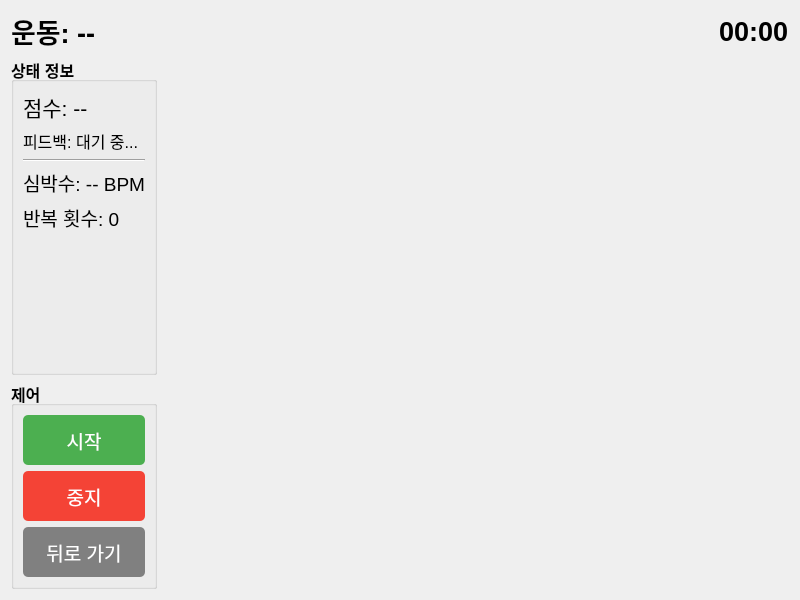
<?xml version="1.0" encoding="UTF-8"?>
<ui version="4.0">
 <class>WorkoutPage</class>
 <widget class="QWidget" name="WorkoutPage">
  <property name="geometry">
   <rect>
    <x>0</x>
    <y>0</y>
    <width>800</width>
    <height>600</height>
   </rect>
  </property>
  <property name="windowTitle">
   <string>운동 중</string>
  </property>
  <layout class="QVBoxLayout" name="verticalLayout_main">
   <item>
    <layout class="QHBoxLayout" name="horizontalLayout_header">
     <item>
      <widget class="QLabel" name="exerciseTitleLabel">
       <property name="text">
        <string>운동: --</string>
       </property>
       <property name="font">
        <font>
         <pointsize>20</pointsize>
         <weight>75</weight>
         <bold>true</bold>
        </font>
       </property>
      </widget>
     </item>
     <item>
      <spacer name="horizontalSpacer_header">
       <property name="orientation">
        <enum>Qt::Horizontal</enum>
       </property>
       <property name="sizeHint" stdset="0">
        <size>
         <width>40</width>
         <height>20</height>
        </size>
       </property>
      </spacer>
     </item>
     <item>
      <widget class="QLabel" name="timerLabel">
       <property name="text">
        <string>00:00</string>
       </property>
       <property name="font">
        <font>
         <pointsize>20</pointsize>
         <weight>75</weight>
         <bold>true</bold>
        </font>
       </property>
      </widget>
     </item>
    </layout>
   </item>
   <item>
    <layout class="QHBoxLayout" name="horizontalLayout_content">
     <item>
      <layout class="QVBoxLayout" name="verticalLayout_left">
       <item>
        <widget class="QGroupBox" name="statusGroupBox">
         <property name="title">
          <string>상태 정보</string>
         </property>
         <property name="font">
          <font>
           <pointsize>12</pointsize>
           <weight>75</weight>
           <bold>true</bold>
          </font>
         </property>
         <layout class="QVBoxLayout" name="verticalLayout_status">
          <item>
           <widget class="QLabel" name="scoreLabel">
            <property name="text">
             <string>점수: --</string>
            </property>
            <property name="font">
             <font>
              <pointsize>16</pointsize>
              <weight>50</weight>
              <bold>false</bold>
             </font>
            </property>
           </widget>
          </item>
          <item>
           <widget class="QLabel" name="feedbackLabel">
            <property name="text">
             <string>피드백: 대기 중...</string>
            </property>
            <property name="wordWrap">
             <bool>true</bool>
            </property>
            <property name="font">
             <font>
              <pointsize>12</pointsize>
              <weight>50</weight>
              <bold>false</bold>
             </font>
            </property>
           </widget>
          </item>
          <item>
           <widget class="Line" name="line">
            <property name="orientation">
             <enum>Qt::Horizontal</enum>
            </property>
           </widget>
          </item>
          <item>
           <widget class="QLabel" name="heartRateLabel">
            <property name="text">
             <string>심박수: -- BPM</string>
            </property>
            <property name="font">
             <font>
              <pointsize>14</pointsize>
              <weight>50</weight>
              <bold>false</bold>
             </font>
            </property>
           </widget>
          </item>
          <item>
           <widget class="QLabel" name="repCountLabel">
            <property name="text">
             <string>반복 횟수: 0</string>
            </property>
            <property name="font">
             <font>
              <pointsize>14</pointsize>
              <weight>50</weight>
              <bold>false</bold>
             </font>
            </property>
           </widget>
          </item>
          <item>
           <spacer name="verticalSpacer_status">
            <property name="orientation">
             <enum>Qt::Vertical</enum>
            </property>
            <property name="sizeHint" stdset="0">
             <size>
              <width>20</width>
              <height>40</height>
             </size>
            </property>
           </spacer>
          </item>
         </layout>
        </widget>
       </item>
       <item>
        <widget class="QGroupBox" name="controlGroupBox">
         <property name="title">
          <string>제어</string>
         </property>
         <property name="font">
          <font>
           <pointsize>12</pointsize>
           <weight>75</weight>
           <bold>true</bold>
          </font>
         </property>
         <layout class="QVBoxLayout" name="verticalLayout_control">
          <item>
           <widget class="QPushButton" name="startButton">
            <property name="minimumSize">
             <size>
              <width>0</width>
              <height>50</height>
             </size>
            </property>
            <property name="text">
             <string>시작</string>
            </property>
            <property name="font">
             <font>
              <pointsize>14</pointsize>
              <weight>50</weight>
              <bold>false</bold>
             </font>
            </property>
            <property name="styleSheet">
             <string notr="true">background-color: #4CAF50; color: white; border-radius: 5px;</string>
            </property>
           </widget>
          </item>
          <item>
           <widget class="QPushButton" name="stopButton">
            <property name="minimumSize">
             <size>
              <width>0</width>
              <height>50</height>
             </size>
            </property>
            <property name="text">
             <string>중지</string>
            </property>
            <property name="font">
             <font>
              <pointsize>14</pointsize>
              <weight>50</weight>
              <bold>false</bold>
             </font>
            </property>
            <property name="styleSheet">
             <string notr="true">background-color: #f44336; color: white; border-radius: 5px;</string>
            </property>
           </widget>
          </item>
          <item>
           <widget class="QPushButton" name="backButton">
            <property name="minimumSize">
             <size>
              <width>0</width>
              <height>50</height>
             </size>
            </property>
            <property name="text">
             <string>뒤로 가기</string>
            </property>
            <property name="font">
             <font>
              <pointsize>14</pointsize>
              <weight>50</weight>
              <bold>false</bold>
             </font>
            </property>
            <property name="styleSheet">
             <string notr="true">background-color: #808080; color: white; border-radius: 5px;</string>
            </property>
           </widget>
          </item>
         </layout>
        </widget>
       </item>
      </layout>
     </item>
     <item>
      <widget class="VideoFrameWidget" name="videoWidget">
       <property name="sizePolicy">
        <sizepolicy hsizetype="Expanding" vsizetype="Expanding">
         <horstretch>0</horstretch>
         <verstretch>0</verstretch>
        </sizepolicy>
       </property>
       <property name="minimumSize">
        <size>
         <width>400</width>
         <height>400</height>
        </size>
       </property>
      </widget>
     </item>
    </layout>
   </item>
  </layout>
 </widget>
 <customwidgets>
  <customwidget>
   <class>VideoFrameWidget</class>
   <extends>QLabel</extends>
   <header>videoframewidget.h</header>
  </customwidget>
 </customwidgets>
 <resources/>
 <connections/>
</ui>
